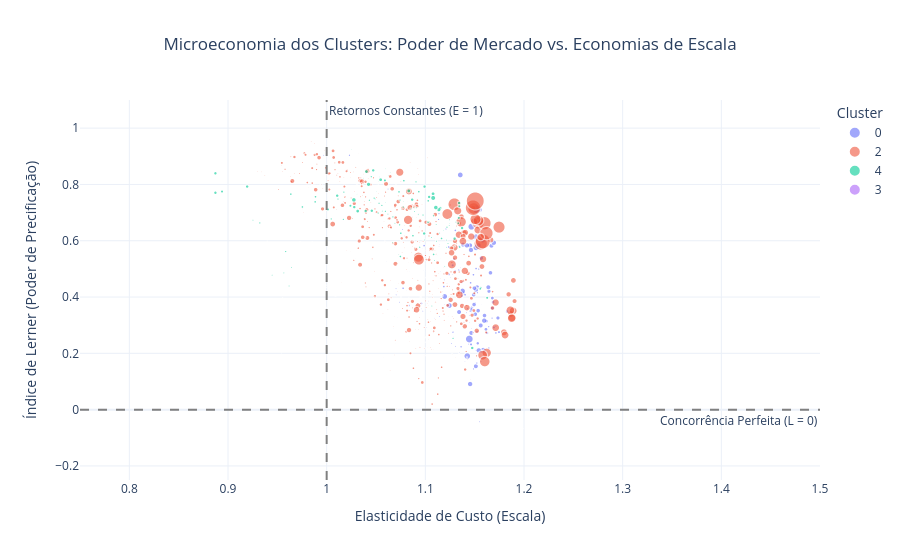

The notebook cell saved with this chart:
### Code cell
import plotly.express as px
import pandas as pd

# Supondo que o seu dataframe final com os cálculos se chame 'df_com_lerner'
# E que ele tenha as colunas: 'Cluster', 'elasticidade_custo', 'Lerner', 'MC' (Custo Marginal) e 'Nome_Banco'
def plotar_bubble_chart(df_com_lerner, ano):
    # 1. Preparar os dados (remover NAs para o gráfico não quebrar)
    if ano > 0:
        df_plot = df_com_lerner[df_com_lerner['ano'] == ano]
    else:
        df_plot = df_com_lerner.copy()
    df_plot = df_com_lerner[df_com_lerner['Cluster'] != 1]
    #df_plot = df_com_lerner[df_com_lerner['Cluster'] != 0]
    df_plot = df_plot.dropna(subset=['elasticidade_custo', 'Lerner', 'MC']).copy()

    # Garantir que o Cluster seja tratado como categoria (texto) para cores distintas
    df_plot['Cluster'] = df_plot['Cluster'].astype(str)

    # 2. Criar o Gráfico de Dispersão de Bolhas (Bubble Chart)
    fig = px.scatter(
        df_plot,
        x="elasticidade_custo",         # Eixo X
        y="Lerner",                     # Eixo Y
        size="ativo_total",                      # Tamanho da bolha (Pode trocar por 'ativo_total' se preferir)
        color="Cluster",                # Uma cor para cada modelo de negócios
        hover_name="nome",        # O nome que aparece em destaque ao passar o mouse
        hover_data={                    # Dados extras no tooltip
            "elasticidade_custo": ':.3f', 
            "Lerner": ':.3f',
            "MC": ':.4f',
            "Cluster": False            # Oculta o cluster do tooltip, pois já está na cor
        },
        opacity=0.6,                    # SOLUÇÃO 1: Transparência de 60%
        size_max=18,                    # SOLUÇÃO 3: Reduzindo o limite de tamanho
        range_x=[0.75, 1.5],          # Limita o Eixo X (Elasticidade)
        range_y=[-0.25, 1.1],         # Limita o Eixo Y (Lerner). Coloquei 1.1 como teto lógico
        title="Microeconomia dos Clusters: Poder de Mercado vs. Economias de Escala",
        labels={
            "elasticidade_custo": "Elasticidade de Custo (Escala)",
            "Lerner": "Índice de Lerner (Poder de Precificação)",
            "MC": "Custo Marginal"
        },
        template="plotly_white"         # Fundo limpo e acadêmico
    )

    # 3. Adicionar as Linhas de Referência Estruturais (Cruciais para a análise)
    # Linha Vertical: Separa Economias de Escala (< 1) de Deseconomias (> 1)
    fig.add_vline(
        x=1.0, 
        line_dash="dash", 
        line_color="gray", 
        annotation_text="Retornos Constantes (E = 1)", 
        annotation_position="top right"
    )

    # Linha Horizontal: Separa Poder de Monopólio (> 0) de Preço Predatório (< 0)
    fig.add_hline(
        y=0.0, 
        line_dash="dash", 
        line_color="gray", 
        annotation_text="Concorrência Perfeita (L = 0)", 
        annotation_position="bottom right"
    )

    # 4. Centralizar o título e exibir
    fig.update_layout(title_x=0.5)
    fig.show()

    # Para salvar como uma página interativa separada (opcional):
    # fig.write_html("analise_clusters_microeconomia.html")

plotar_bubble_chart(model_lerner, ano=0) # ano=0 para mostrar todos os anos juntos, ou coloque um ano específico

### Figure 1 — Plotly figure (JSON) as saved in the notebook; plotly's stock layout.template omitted (floating-point values rounded to 4 significant figures; data arrays with more than 128 entries replaced by an {"elided": "..."} marker saying what was removed)
{"data": [{"customdata": {"elided": "428x2 mixed values"}, "hovertemplate": "<b>%{hovertext}</b><br><br>Elasticidade de Custo (Escala)=%{x:.3f}<br>Índice de Lerner (Poder de Precificação)=%{y:.3f}<br>ativo_total=%{marker.size}<br>Custo Marginal=%{customdata[0]:.4f}<extra></extra>", "hovertext": {"elided": "428 str values"}, "legendgroup": "0", "marker": {"color": "#636efa", "opacity": 0.6, "size": {"elided": "428 float values"}, "sizemode": "area", "sizeref": 3884000000.0, "symbol": "circle"}, "mode": "markers", "name": "0", "showlegend": true, "type": "scattergl", "x": {"elided": "428 float values"}, "xaxis": "x", "y": {"elided": "428 float values"}, "yaxis": "y"}, {"customdata": {"elided": "829x2 mixed values"}, "hovertemplate": "<b>%{hovertext}</b><br><br>Elasticidade de Custo (Escala)=%{x:.3f}<br>Índice de Lerner (Poder de Precificação)=%{y:.3f}<br>ativo_total=%{marker.size}<br>Custo Marginal=%{customdata[0]:.4f}<extra></extra>", "hovertext": {"elided": "829 str values"}, "legendgroup": "2", "marker": {"color": "#EF553B", "opacity": 0.6, "size": {"elided": "829 float values"}, "sizemode": "area", "sizeref": 3884000000.0, "symbol": "circle"}, "mode": "markers", "name": "2", "showlegend": true, "type": "scattergl", "x": {"elided": "829 float values"}, "xaxis": "x", "y": {"elided": "829 float values"}, "yaxis": "y"}, {"customdata": {"elided": "293x2 mixed values"}, "hovertemplate": "<b>%{hovertext}</b><br><br>Elasticidade de Custo (Escala)=%{x:.3f}<br>Índice de Lerner (Poder de Precificação)=%{y:.3f}<br>ativo_total=%{marker.size}<br>Custo Marginal=%{customdata[0]:.4f}<extra></extra>", "hovertext": {"elided": "293 str values"}, "legendgroup": "4", "marker": {"color": "#00cc96", "opacity": 0.6, "size": {"elided": "293 float values"}, "sizemode": "area", "sizeref": 3884000000.0, "symbol": "circle"}, "mode": "markers", "name": "4", "showlegend": true, "type": "scattergl", "x": {"elided": "293 float values"}, "xaxis": "x", "y": {"elided": "293 float values"}, "yaxis": "y"}, {"customdata": [[0.004497, "3"], [0.004139, "3"], [0.01257, "3"], [0.004009, "3"], [0.004392, "3"], [0.4532, "3"], [0.03019, "3"], [0.004256, "3"], [0.7944, "3"], [0.4076, "3"], [0.003833, "3"]], "hovertemplate": "<b>%{hovertext}</b><br><br>Elasticidade de Custo (Escala)=%{x:.3f}<br>Índice de Lerner (Poder de Precificação)=%{y:.3f}<br>ativo_total=%{marker.size}<br>Custo Marginal=%{customdata[0]:.4f}<extra></extra>", "hovertext": ["CARTOS SCD S.A.", "CARTOS SCD S.A.", "CARTOS SCD S.A.", "UY3 SCD S/A", "BARU SCD S.A.", "CARTOS SCD S.A.", "UY3 SCD S/A", "BARU SCD S.A.", "CARTOS SCD S.A.", "UY3 SCD S/A", "BARU SCD S.A."], "legendgroup": "3", "marker": {"color": "#ab63fa", "opacity": 0.6, "size": [9090000.0, 14060000.0, 17290000.0, 22900000.0, 3763000.0, 24690000.0, 14460000.0, 3564000.0, 77810000.0, 40080000.0, 5809000.0], "sizemode": "area", "sizeref": 3884000000.0, "symbol": "circle"}, "mode": "markers", "name": "3", "showlegend": true, "type": "scattergl", "x": [0.06645, 0.07288, 0.07449, 0.07766, 0.03987, 1.188, 0.06533, 0.03602, 1.233, 1.199, 0.04354], "xaxis": "x", "y": [0.9481, 0.9317, 0.9323, 0.9945, 0.9713, -0.04337, 0.9645, 0.9886, -0.08843, -0.0672, 0.9826], "yaxis": "y"}], "layout": {"annotations": [{"showarrow": false, "text": "Retornos Constantes (E = 1)", "x": 1, "xanchor": "left", "xref": "x", "y": 1, "yanchor": "top", "yref": "y domain"}, {"showarrow": false, "text": "Concorrência Perfeita (L = 0)", "x": 1, "xanchor": "right", "xref": "x domain", "y": 0, "yanchor": "top", "yref": "y"}], "legend": {"itemsizing": "constant", "title": {"text": "Cluster"}, "tracegroupgap": 0}, "shapes": [{"line": {"color": "gray", "dash": "dash"}, "type": "line", "x0": 1, "x1": 1, "xref": "x", "y0": 0, "y1": 1, "yref": "y domain"}, {"line": {"color": "gray", "dash": "dash"}, "type": "line", "x0": 0, "x1": 1, "xref": "x domain", "y0": 0, "y1": 0, "yref": "y"}], "title": {"text": "Microeconomia dos Clusters: Poder de Mercado vs. Economias de Escala", "x": 0.5}, "xaxis": {"anchor": "y", "domain": [0, 1], "range": [0.75, 1.5], "title": {"text": "Elasticidade de Custo (Escala)"}}, "yaxis": {"anchor": "x", "domain": [0, 1], "range": [-0.25, 1.1], "title": {"text": "Índice de Lerner (Poder de Precificação)"}}}}
